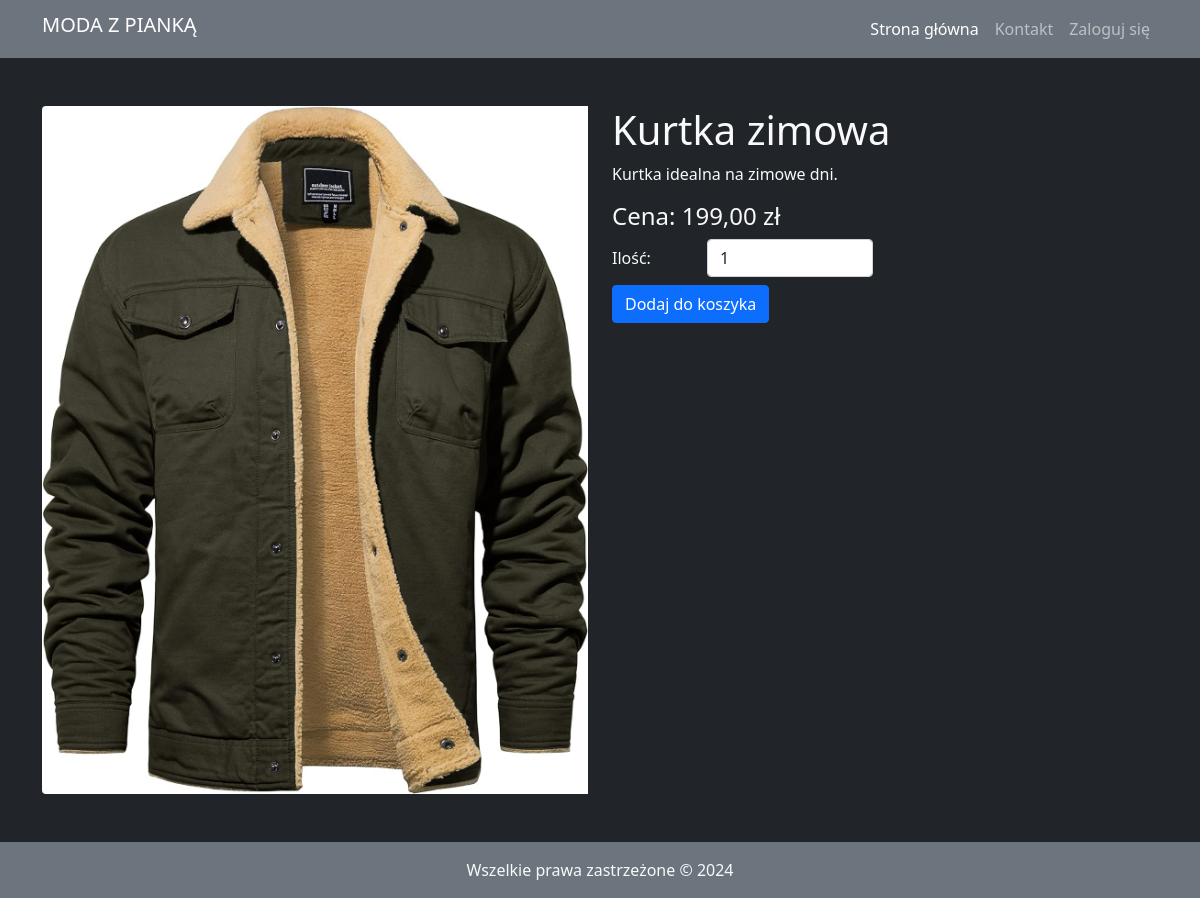
/product/1/, run on the app's committed database.
### product/models.py (models this page shows, shortened)
class Product(models.Model):
    category = models.ForeignKey(Category, related_name='products', on_delete=models.CASCADE)
    name = models.CharField(max_length=255)
    slug = models.SlugField()
    description = models.TextField(blank=True, null=True)
    price = models.DecimalField(max_digits=6, decimal_places=2)
    image = models.ImageField(upload_to='uploads/', blank=True, null=True)
    thumbnail = models.ImageField(upload_to='uploads/', blank=True, null=True)
    date_added = models.DateTimeField(auto_now_add=True)
    class Meta:
        ordering = ('-date_added',)

### product/views.py (the view)
# urls.py: path('product/<int:product_id>/', ProductDetail.as_view(), name='product_detail'),
class ProductDetail(View):
    template_name = 'product/detail.html'
    def get(self, request, product_id):
        product = get_object_or_404(Product, id=product_id)
        return render(request, self.template_name, {'product': product})

### shop/cart.py (called while the page is built)
    def __len__(self):
        return len(self.cart)

### shop/context_processors.py (called while the page is built)
def cart(request):
	return {'cart': Cart(request)}

### product/templates/product/detail.html (shortened to what this page needs)
{% extends "base.html" %}
{% load static %}
{% load crispy_forms_tags %}
{% block content %}
<div class="container mb-5">
    <div class="row">
        <div class="col-md-6">
            <img src="{{ product.image.url }}" alt="{{ product.name }}" class="img-fluid rounded-start">
        </div>
        <div class="col-md-6">
            <h1>{{ product.name }}</h1>
            <p>{{ product.description }}</p>
            <h4>Cena: {{ product.price }} zł</h4>
                <div class="form-group row mb-2">
                    <label for="quantity" class="col-form-label col-2">Ilość:</label>
                    <div class="col-4">
                        <input type="number" id="quantity" name="quantity" min="1" max="99" value="1" class="form-control">
                    </div>
                </div>
                <button type="submit" value="{{ product.id }}" id="add-cart" class="btn btn-primary">Dodaj do koszyka</button>
        </div>
    </div>
</div>
{% endblock %}

### data on the page
Product: image (picture), name "Kurtka zimowa", description "Kurtka idealna na zimowe dni.", price "199,00"
